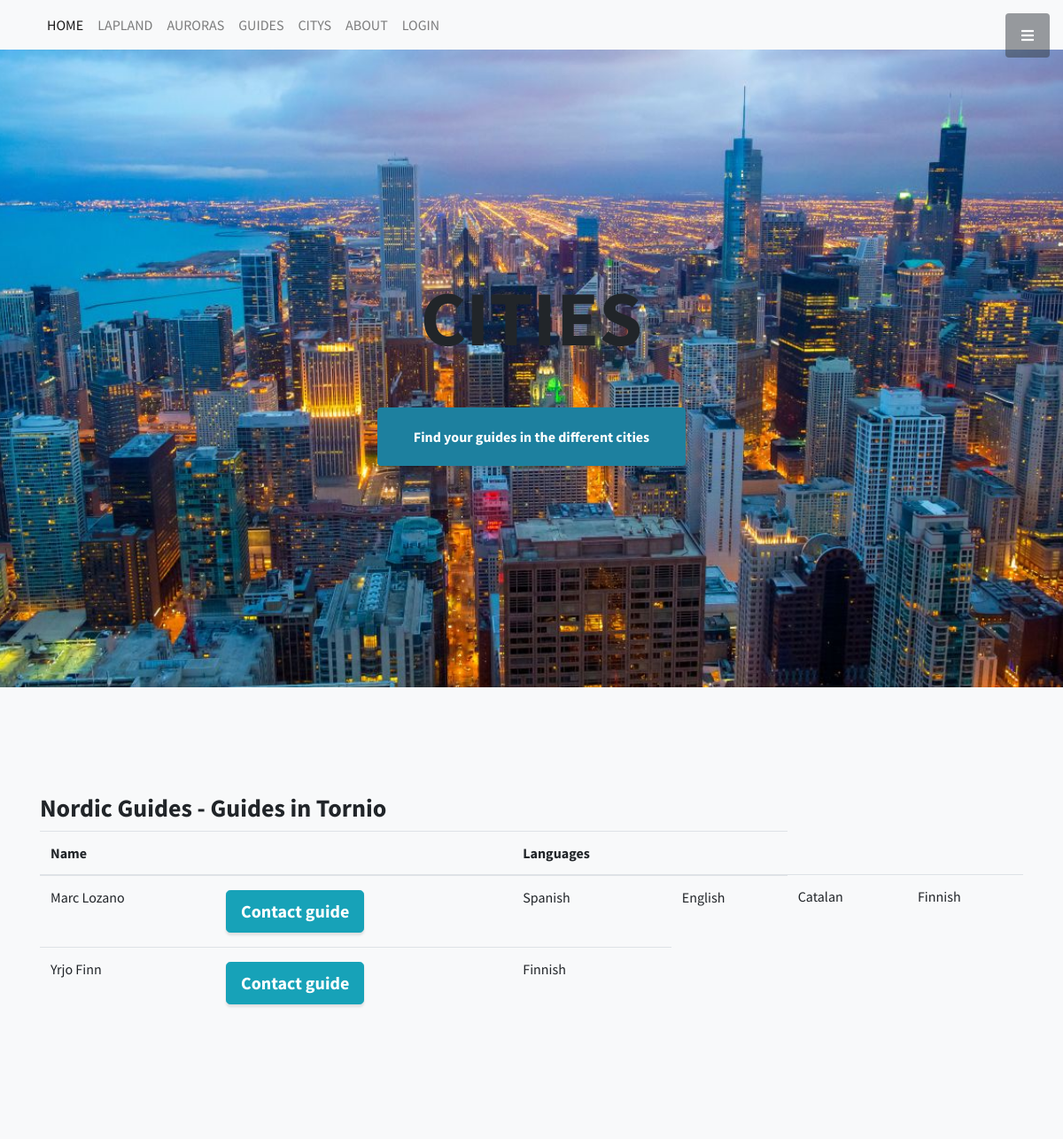
The page /FinalAssigment/index.php?page=cityguides&cityID=1 on the database its author committed.
### tables this page shows
CREATE TABLE `cities` (
  `cityID` int(11) NOT NULL,
  `cityname` varchar(30) NOT NULL,
  `country` varchar(30) NOT NULL
);

CREATE TABLE `members` (
  `memberID` int(11) NOT NULL,
  `birthdate` date DEFAULT NULL,
  `firstname` varchar(20) NOT NULL,
  `lastname` varchar(50) NOT NULL,
  `street` varchar(50) DEFAULT NULL,
  `city` varchar(30) DEFAULT NULL,
  `zip` varchar(10) DEFAULT NULL,
  `phone` varchar(50) DEFAULT NULL,
  `email` varchar(100) NOT NULL,
  `password` varchar(120) NOT NULL,
  `role` varchar(10) NOT NULL DEFAULT 'member',
  `driverslicense` varchar(10) DEFAULT NULL,
  `profileimage` varchar(100) DEFAULT NULL
);

CREATE TABLE `memberlanguages` (
  `memberlanguagesID` int(11) NOT NULL,
  `memberID` int(11) NOT NULL,
  `language` varchar(20) NOT NULL,
  `level` varchar(20) NOT NULL
);

### FinalAssigment/cityguides.php (the view, shortened to what this page needs)
  <header class="masthead d-flex" id="cities-page">
    <div class="container text-center my-auto">
      <h1 class="mb-1" >CITIES</h1>
      <a class="btn btn-primary btn-xl js-scroll-trigger" href="#cities">Find your guides in the different cities</a>
    </div>
  </header>
  <section class="content-section bg-light" id="cities">
    <div class="container">
<?php
include('../php/dbConnect.php');
$sql="SELECT cityname FROM cities WHERE cityID=".$_GET['cityID'];
$result=$conn->query($sql);
if($row=$result->fetch_assoc()){
	$cityname=$row['cityname'];
}else $cityname='';
?>
<h3>Nordic Guides - Guides in <?php echo $cityname ?></h3>
<table class="table table-hover">
    <thead>
      <tr>
        <th>Name</th>
        <th></th>
        <th>Languages</th>
		<th></th>
      </tr>
    </thead>
    <tbody>
      <?php
        $sql="SELECT members.memberID, firstname, lastname FROM members INNER JOIN membergroups ON members.memberID=membergroups.memberID ";
		$sql.="INNER JOIN groups ON membergroups.groupID=groups.groupID INNER JOIN groupcities ";
		$sql.="ON groups.groupID=groupcities.groupID WHERE groupcities.cityID=".$_GET['cityID'];
		$result=$conn->query($sql);
        while($row=$result->fetch_assoc()){
            echo '<tr>';
            echo '<td>';
            echo $row['firstname'].' '.$row['lastname'];
            echo '</td>';
            echo '<td>';
            echo '<button onclick="getCard('.$row['memberID'].')"type="button" class="btn btn-info btn-lg m-1" data-toggle="modal" data-target="#myModal">Contact guide</button>';
            echo '</td>';
			$sql1="SELECT language FROM memberlanguages INNER JOIN members ON memberlanguages.memberID=members.memberID ";
			$sql1.="WHERE memberlanguages.memberID=".$row['memberID'];
			$result1=$conn->query($sql1);
			while($row1=$result1->fetch_assoc()){
				echo '<td>'.$row1['language'].'</td>';
			}
			echo '</tr>';
        }
      ?>
    </tbody>
</table>

### rows shown on the page
cities: cityname "Tornio"
members: firstname "Marc", lastname "Lozano"
memberlanguages: language "Spanish"
memberlanguages: language "English"
memberlanguages: language "Catalan"
memberlanguages: language "Finnish"
members: firstname "Yrjo", lastname "Finn"
memberlanguages: language "Finnish"
